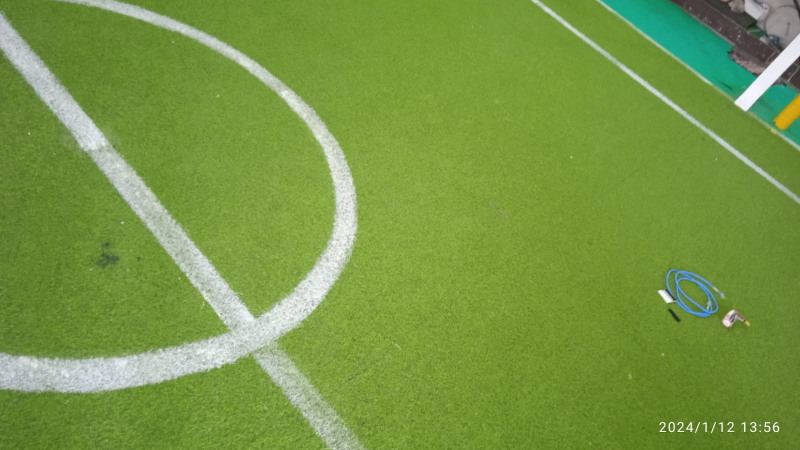
//> input picture lpng.jpeg, 1600 x 900 px (shown at 1/2 size)
$ ./lineImg   (built with g++ and OpenCV 4)
//> lines starting //> are read from the running program, lines starting //| are printed output that depends on the picture
#include <opencv2/opencv.hpp>
#include "opencv2/imgcodecs.hpp"
#include "opencv2/highgui.hpp"
#include "opencv2/imgproc.hpp"
using namespace cv;
using namespace std;
int main(int argc, char** argv)
{
    // Declare the output variables
    Mat dst, cdst, cdstP;
    const char* default_file = "/home/hatfan/test2/lpng.jpeg";
    const char* filename = argc >=2 ? argv[1] : default_file;
    // Loads an image
    Mat src = imread( samples::findFile( filename ), IMREAD_GRAYSCALE );
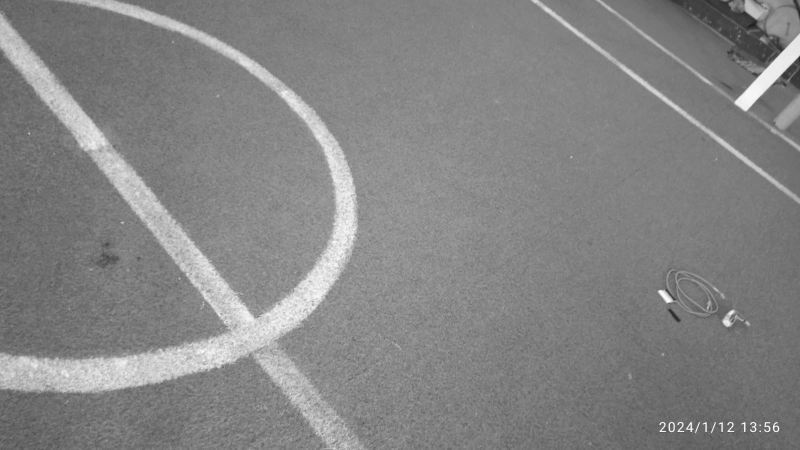
//> src: 900 rows x 1600 cols, CV_8UC1 (shown at 1/2 size); min 30, max 255, mean 132.5
    resize(src,src,Size(src.cols/2,src.rows/2));
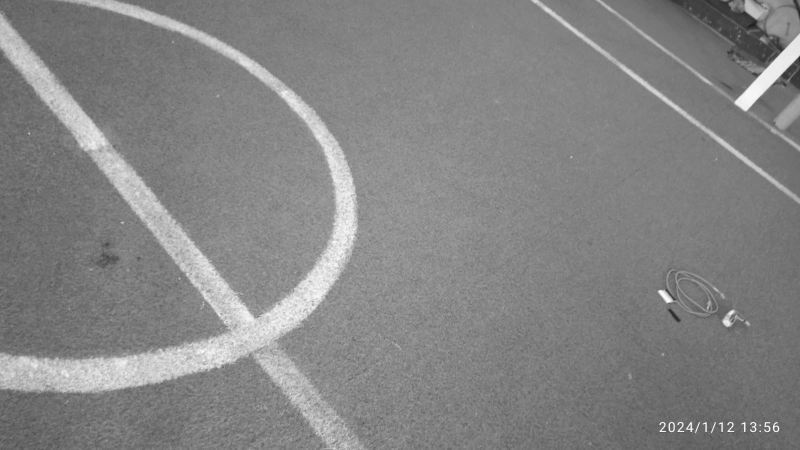
//> src: 450 rows x 800 cols, CV_8UC1; min 32, max 255, mean 132.6


    // Check if image is loaded fine
    if(src.empty()){
        printf(" Error opening image\n");
        printf(" Program Arguments: [image_name -- default %s] \n", default_file);
        return -1;
    }
    Mat hsl;
    bilateralFilter(src,hsl,9,18,4);
    // Edge detection
    Canny(hsl, dst, 50, 200, 3);
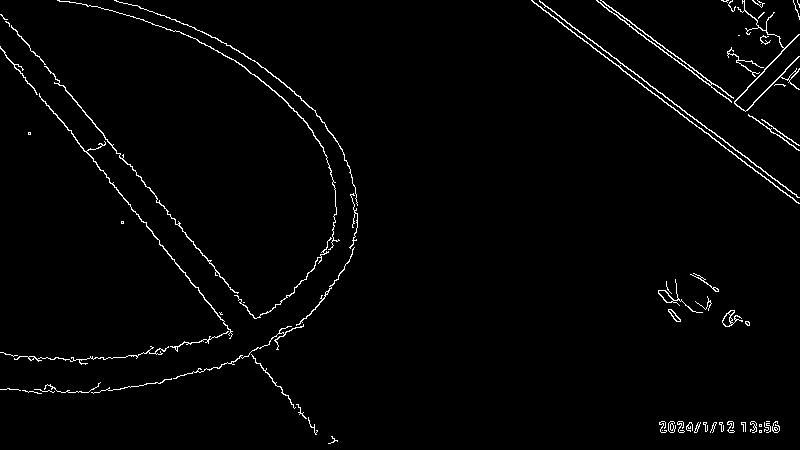
//> dst: 450 rows x 800 cols, CV_8UC1; 1.9% white in thin lines or dots
    //GaussianBlur(src,src,Size(15,15),2,2);
    // Copy edges to the images that will display the results in BGR
    cvtColor(dst, cdst, COLOR_GRAY2BGR);
//> cdst: 450 rows x 800 cols, CV_8UC3; 1.9% white in thin lines or dots
    cdstP = cdst.clone();
    // Standard Hough Line Transform
    vector<Vec2f> lines; // will hold the results of the detection
    HoughLines(dst, lines, 1, CV_PI/180, 150, 0, 0 ); // runs the actual detection
//> lines = 6 lines (rho, theta): [-319, 2.22], [-323, 2.22], [29, 2.46], [8, 2.44], [-359, 2.22], [-352, 2.2]
    // Draw the lines
    for( size_t i = 0; i < lines.size(); i++ )
    {
        float rho = lines[i][0], theta = lines[i][1];
        Point pt1, pt2;
        double a = cos(theta), b = sin(theta);
        double x0 = a*rho, y0 = b*rho;
        pt1.x = cvRound(x0 + 1000*(-b));
        pt1.y = cvRound(y0 + 1000*(a));
        pt2.x = cvRound(x0 - 1000*(-b));
        pt2.y = cvRound(y0 - 1000*(a));
        line( cdst, pt1, pt2, Scalar(0,0,255), 3, LINE_AA);
    }
//> this loop made 6 passes
//> (rho, theta, a, b, x0, y0) on passes 1 to 6: (-319, 2.22, -0.602, 0.799, 192, -254.8), (-323, 2.22, -0.602, 0.799, 194.4, -258), (29, 2.46, -0.777, 0.629, -22.54, 18.25), (8, 2.44, -0.766, 0.643, -6.13, 5.14), (-359, 2.22, -0.602, 0.799, 216.1, -286.7), (-352, 2.2, -0.588, 0.809, 206.9, -284.8)
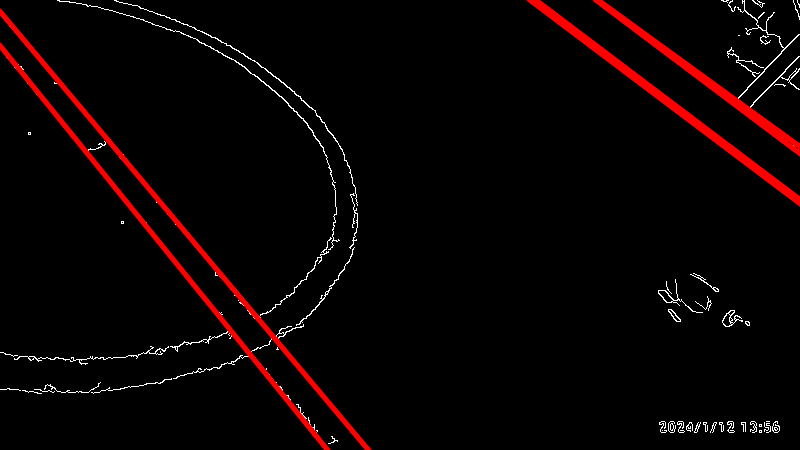
//> cdst: 450 rows x 800 cols, CV_8UC3; mean B, G, R 2.7, 2.7, 10.4
    // Probabilistic Line Transform
    Mat ct;
    vector<Vec4i> linesP; // will hold the results of the detection
    HoughLinesP(dst, linesP, 1, CV_PI/180, 50, 50, 10 ); // runs the actual detection
//> linesP = 33 lines (x1, y1, x2, y2), first 8: [540, 2, 798, 197], [534, 3, 799, 203], [539, 1, 799, 197], [34, 88, 231, 331], [6, 19, 243, 302], [605, 4, 736, 100], [596, 0, 753, 118], [156, 200, 255, 318]
    // Draw the lines
    for( size_t i = 0; i < linesP.size(); i++ )
    {
        Vec4i l = linesP[i];
        line( cdstP, Point(l[0], l[1]), Point(l[2], l[3]), Scalar(0,0,255), 3, LINE_AA);
        //line( ct, Point(l[0], l[1]), Point(l[2], l[3]), Scalar(0,0,255), 3, LINE_AA);
    }
//> this loop made 33 passes
//> l on passes 1 to 12: [540, 2, 798, 197], [534, 3, 799, 203], [539, 1, 799, 197], [34, 88, 231, 331], [6, 19, 243, 302], [605, 4, 736, 100], [596, 0, 753, 118], [156, 200, 255, 318], [659, 423, 756, 428], [734, 101, 799, 34], [179, 31, 241, 64], [0, 48, 46, 105]
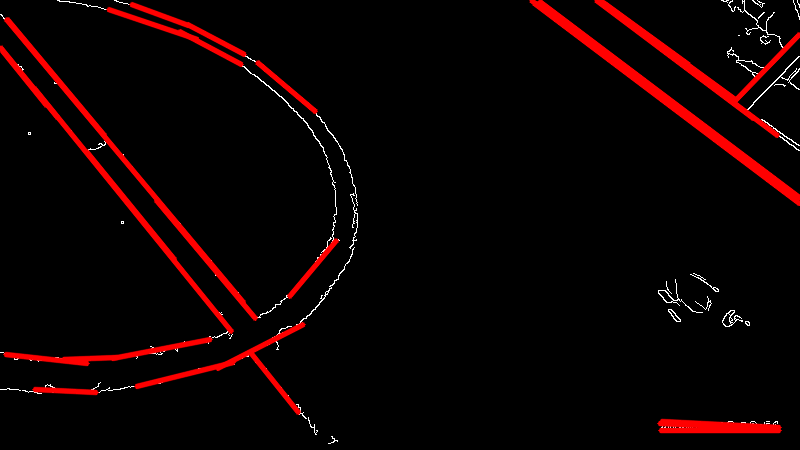
//> cdstP: 450 rows x 800 cols, CV_8UC3; mean B, G, R 1.6, 1.6, 13.4
    // Show results
    imshow("Source", hsl);
    imshow("s",dst);
    imshow("Detected Lines (in red) - Standard Hough Line Transform", cdst);
    imshow("Detected Lines (in red) - Probabilistic Line Transform", cdstP);
    // namedWindow("d",WINDOW_NORMAL);
    // imshow("d",ct);
    //imshow("d",ct);
    // Wait and Exit
    waitKey();
    return 0;
}

$ run again, with chess.jpeg copied over lpng.jpeg
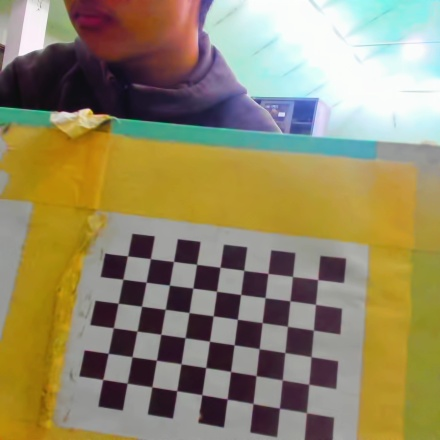
//> input picture chess.jpeg, 440 x 440 px
//> `Canny(hsl, dst, 50, 200, 3);`:
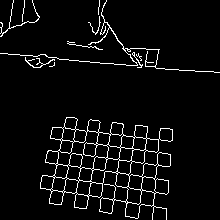
//> dst: 220 rows x 220 cols, CV_8UC1; 5% white in thin lines or dots
//> cdst: 220 rows x 220 cols, CV_8UC3; 5% white in thin lines or dots
//> lines = empty
//> linesP = 17 lines (x1, y1, x2, y2), first 8: [59, 59, 215, 72], [40, 188, 166, 208], [112, 211, 123, 124], [74, 204, 88, 121], [53, 127, 170, 141], [50, 138, 157, 151], [45, 161, 168, 181], [138, 217, 147, 126]
//> the loop `for( size_t i = 0; i < linesP.size(); i++ )` made 17 passes
//> after the loop `for( size_t i = 0; i < linesP.size(); i++ )`:
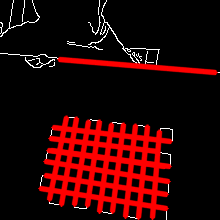
//> cdstP: 220 rows x 220 cols, CV_8UC3; mean B, G, R 4.2, 4.2, 44.5
